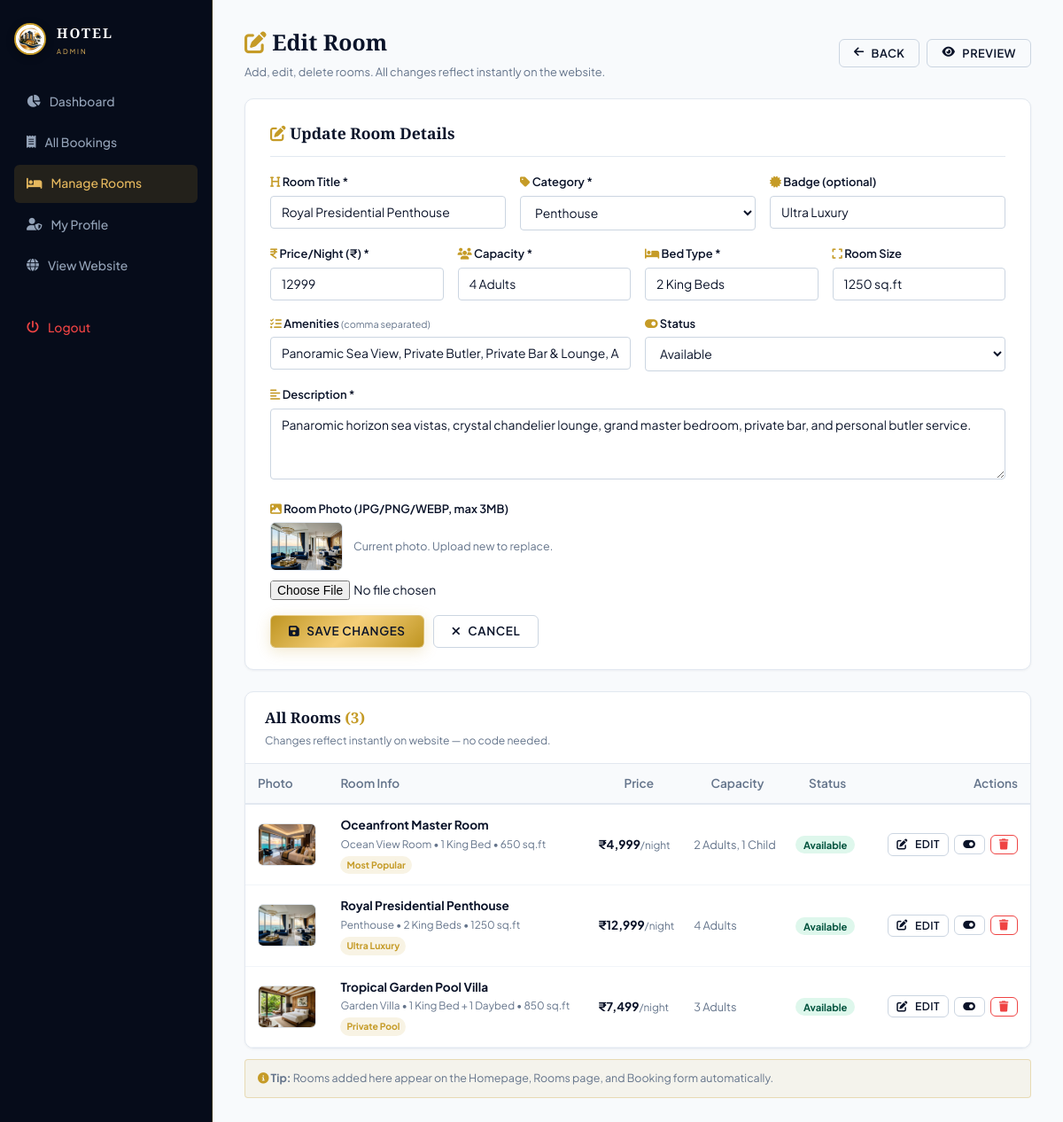
/admin/rooms.php?edit=2 (signed in), run on the app's committed database.
### tables this page shows
CREATE TABLE IF NOT EXISTS `rooms` (
  `id` INT AUTO_INCREMENT PRIMARY KEY,
  `title` VARCHAR(150) NOT NULL,
  `category` VARCHAR(80) NOT NULL,
  `price` INT NOT NULL,
  `badge` VARCHAR(60) DEFAULT NULL,
  `image` VARCHAR(255) NOT NULL,
  `capacity` VARCHAR(60) NOT NULL,
  `bed` VARCHAR(60) NOT NULL,
  `size` VARCHAR(60) NOT NULL,
  `description` TEXT NOT NULL,
  `amenities` TEXT NOT NULL,
  `status` ENUM('Available', 'Booked', 'Maintenance') DEFAULT 'Available',
  `created_at` TIMESTAMP DEFAULT CURRENT_TIMESTAMP
);

### admin/rooms.php (the view, shortened to what this page needs)
<?php
require_once '../config/database.php';
$rooms = $pdo->query("SELECT * FROM `rooms` ORDER BY `id` ASC")->fetchAll();
$edit_room = null;
if (isset($_GET['edit']) && is_numeric($_GET['edit'])) {
    $s = $pdo->prepare("SELECT * FROM `rooms` WHERE `id`=?"); $s->execute([intval($_GET['edit'])]);
    $edit_room = $s->fetch();
    if ($edit_room) {
        $dec = json_decode($edit_room['amenities'], true);
        $edit_room['amenities_str'] = is_array($dec) ? implode(', ', $dec) : $edit_room['amenities'];
    }
}
$show_form = ($edit_room !== null || isset($_GET['add']));
?>
<!DOCTYPE html>
<html lang="en">
<head>
<link rel="stylesheet" href="https://cdnjs.cloudflare.com/ajax/libs/font-awesome/6.5.1/css/all.min.css">
<link rel="stylesheet" href="../assets/css/style.css">
</head>
<body>
<div class="admin-layout">
<aside class="admin-sidebar">
  <div class="brand-logo" style="margin-bottom:30px;">
    <img src="../assets/images/logo.png" alt="Logo" style="width:36px;height:36px;border-radius:50%;border:2px solid var(--color-gold);object-fit:cover;">
    <div><span class="brand-name" style="font-size:0.95rem;letter-spacing:2px;">HOTEL</span><span class="brand-sub" style="font-size:0.48rem;letter-spacing:2px;display:block;">Admin</span></div>
  </div>
  <ul class="admin-nav">
    <li><a href="dashboard.php"><i class="fa-solid fa-chart-pie"></i> Dashboard</a></li>
    <li><a href="bookings.php"><i class="fa-solid fa-receipt"></i> All Bookings</a></li>
    <li><a href="rooms.php" class="active"><i class="fa-solid fa-bed"></i> Manage Rooms</a></li>
    <li><a href="profile.php"><i class="fa-solid fa-user-shield"></i> My Profile</a></li>
    <li><a href="../index.php" target="_blank"><i class="fa-solid fa-globe"></i> View Website</a></li>
    <li style="margin-top:28px;"><a href="logout.php" style="color:#EF4444;"><i class="fa-solid fa-power-off"></i> Logout</a></li>
  </ul>
</aside>
<main class="admin-main">
  <div style="display:flex;justify-content:space-between;align-items:center;margin-bottom:20px;flex-wrap:wrap;gap:10px;">
    <div>
      <h1 style="font-family:var(--font-serif);font-size:1.55rem;color:var(--color-primary);margin-bottom:3px;"><?php echo $edit_room ? '<i class="fa-solid fa-pen-to-square text-gold"></i> Edit Room' : 'Manage Rooms'; ?></h1>
      <p style="color:var(--color-text-muted);font-size:0.8rem;margin:0;">Add, edit, delete rooms. All changes reflect instantly on the website.</p>
    </div>
    <div style="display:flex;gap:8px;">
      <?php if($show_form): ?><a href="rooms.php" class="btn btn-outline-dark btn-sm"><i class="fa-solid fa-arrow-left"></i> Back</a><?php endif; ?>
      <a href="../rooms.php" target="_blank" class="btn btn-outline-dark btn-sm"><i class="fa-solid fa-eye"></i> Preview</a>
    </div>
  </div>
  <?php if($show_form): ?>
  <div class="card" style="padding:24px 28px;margin-bottom:24px;">
    <h2 style="font-family:var(--font-serif);font-size:1.1rem;color:var(--color-primary);margin-bottom:18px;padding-bottom:12px;border-bottom:1px solid #E2E8F0;">
      <i class="fa-solid <?php echo $edit_room?'fa-pen-to-square':'fa-plus-circle'; ?> text-gold"></i>
      <?php echo $edit_room?'Update Room Details':'Add New Room'; ?>
    </h2>
    <form method="POST" action="rooms.php" enctype="multipart/form-data">
      <div class="fg3 fg">
        <div class="fl"><label><i class="fa-solid fa-heading text-gold"></i> Room Title *</label>
          <input type="text" name="title" value="<?php echo htmlspecialchars($edit_room['title']??''); ?>" placeholder="e.g. Oceanfront Master Room" required></div>
        <div class="fl"><label><i class="fa-solid fa-tag text-gold"></i> Category *</label>
          <select name="category">
            <?php foreach(['Ocean View Room','Penthouse','Garden Villa','Deluxe Room','Premium Room','Family Room','Budget Room'] as $c): ?>
              <option value="<?php echo $c; ?>" <?php echo (($edit_room['category']??'') === $c) ? 'selected' : ''; ?>><?php echo $c; ?></option>
            <?php endforeach; ?>
          </select></div>
        <div class="fl"><label><i class="fa-solid fa-certificate text-gold"></i> Badge (optional)</label>
          <input type="text" name="badge" value="<?php echo htmlspecialchars($edit_room['badge']??''); ?>" placeholder="e.g. Most Popular"></div>
      </div>
      <div class="fg4 fg">
        <div class="fl"><label><i class="fa-solid fa-indian-rupee-sign text-gold"></i> Price/Night (&#8377;) *</label>
          <input type="number" name="price" value="<?php echo $edit_room['price']??''; ?>" placeholder="4999" min="100" required></div>
        <div class="fl"><label><i class="fa-solid fa-users text-gold"></i> Capacity *</label>
          <input type="text" name="capacity" value="<?php echo htmlspecialchars($edit_room['capacity']??''); ?>" placeholder="2 Adults, 1 Child" required></div>
        <div class="fl"><label><i class="fa-solid fa-bed text-gold"></i> Bed Type *</label>
          <input type="text" name="bed" value="<?php echo htmlspecialchars($edit_room['bed']??''); ?>" placeholder="1 King Bed" required></div>
        <div class="fl"><label><i class="fa-solid fa-expand text-gold"></i> Room Size</label>
          <input type="text" name="size" value="<?php echo htmlspecialchars($edit_room['size']??''); ?>" placeholder="650 sq.ft"></div>
      </div>
      <div class="fg fg2">
        <div class="fl"><label><i class="fa-solid fa-list-check text-gold"></i> Amenities <small style="color:var(--color-text-muted);font-weight:400;">(comma separated)</small></label>
          <input type="text" name="amenities" value="<?php echo htmlspecialchars($edit_room['amenities_str']??''); ?>" placeholder="Ocean View, Wi-Fi, Breakfast, Jacuzzi"></div>
        <div class="fl"><label><i class="fa-solid fa-toggle-on text-gold"></i> Status</label>
          <select name="status">
            <?php foreach(['Available','Booked','Maintenance'] as $st): ?>
              <option value="<?php echo $st; ?>" <?php echo ($edit_room['status']??'Available')===$st?'selected':''; ?>><?php echo $st; ?></option>
            <?php endforeach; ?>
          </select></div>
      </div>
      <div class="fl fg"><label><i class="fa-solid fa-align-left text-gold"></i> Description *</label>
        <textarea name="description" placeholder="Full room description..." required><?php echo htmlspecialchars($edit_room['description']??''); ?></textarea></div>
      <div class="fl fg"><label><i class="fa-solid fa-image text-gold"></i> Room Photo (JPG/PNG/WEBP, max 3MB)</label>
        <?php if(!empty($edit_room['image'])): ?>
          <div style="margin-bottom:8px;display:flex;align-items:center;gap:12px;">
            <img src="../<?php echo htmlspecialchars($edit_room['image']); ?>" style="height:55px;width:82px;object-fit:cover;border-radius:6px;border:1px solid #E2E8F0;" onerror="this.src='../assets/images/room1.jpg'">
            <span style="font-size:0.78rem;color:var(--color-text-muted);">Current photo. Upload new to replace.</span>
          </div>
        <?php endif; ?>
        <input type="file" name="room_image" accept="image/jpeg,image/png,image/webp" onchange="prevImg(this)" style="border:none;padding:0;">
      </div>
      <div style="display:flex;gap:10px;flex-wrap:wrap;">
        <button type="submit" class="btn btn-gold"><i class="fa-solid fa-floppy-disk"></i> <?php echo $edit_room?'Save Changes':'Add Room'; ?></button>
        <a href="rooms.php" class="btn btn-outline-dark"><i class="fa-solid fa-xmark"></i> Cancel</a>
      </div>
    </form>
  </div>
  <?php endif; ?>
  <div class="card" style="overflow:hidden;">
    <div style="display:flex;justify-content:space-between;align-items:center;padding:16px 22px;border-bottom:1px solid #E2E8F0;">
      <div>
        <h3 style="font-family:var(--font-serif);font-size:1.05rem;color:var(--color-primary);margin-bottom:2px;">
          All Rooms <span style="color:var(--color-gold);">(<?php echo count($rooms); ?>)</span>
        </h3>
        <p style="color:var(--color-text-muted);font-size:0.76rem;margin:0;">Changes reflect instantly on website — no code needed.</p>
      </div>
    </div>
    <?php if(empty($rooms)): ?>
      <div style="padding:50px 20px;text-align:center;color:var(--color-text-muted);">
        <i class="fa-solid fa-bed" style="font-size:2rem;color:var(--color-gold);display:block;margin-bottom:10px;"></i>
        <p style="margin-bottom:14px;font-size:0.9rem;">No rooms added yet.</p>
        <a href="rooms.php?add=1" class="btn btn-gold btn-sm"><i class="fa-solid fa-plus"></i> Add First Room</a>
      </div>
    <?php else: ?>
      <div style="overflow-x:auto;">
        <table style="width:100%;border-collapse:collapse;font-size:0.85rem;">
          <thead>
            <tr style="background:#F8FAFC;border-bottom:2px solid #E2E8F0;color:var(--color-text-muted);">
              <th style="padding:11px 14px;text-align:left;font-weight:600;">Photo</th>
              <th style="padding:11px 8px;text-align:left;font-weight:600;">Room Info</th>
              <th style="padding:11px 8px;font-weight:600;">Price</th>
              <th style="padding:11px 8px;font-weight:600;">Capacity</th>
              <th style="padding:11px 8px;font-weight:600;">Status</th>
              <th style="padding:11px 14px;text-align:right;font-weight:600;">Actions</th>
            </tr>
          </thead>
          <tbody>
            <?php foreach($rooms as $room): ?>
            <tr style="border-bottom:1px solid #F1F5F9;">
              <td style="padding:12px 14px;">
                <img src="../<?php echo htmlspecialchars($room['image']); ?>" alt="<?php echo htmlspecialchars($room['title']); ?>"
                     style="width:66px;height:48px;object-fit:cover;border-radius:6px;border:1px solid #E2E8F0;"
                     onerror="this.src='../assets/images/room1.jpg'">
              </td>
              <td style="padding:12px 8px;">
                <div style="font-weight:700;color:var(--color-primary);"><?php echo htmlspecialchars($room['title']); ?></div>
                <div style="font-size:0.74rem;color:var(--color-text-muted);margin-top:2px;">
                  <?php echo htmlspecialchars($room['category']); ?> &bull; <?php echo htmlspecialchars($room['bed']); ?>
                  <?php if($room['size']): ?>&bull; <?php echo htmlspecialchars($room['size']); ?><?php endif; ?>
                </div>
                <?php if($room['badge']): ?>
                  <span style="font-size:0.65rem;background:rgba(197,155,39,0.12);color:var(--color-gold);padding:2px 7px;border-radius:20px;font-weight:700;display:inline-block;margin-top:3px;"><?php echo htmlspecialchars($room['badge']); ?></span>
                <?php endif; ?>
              </td>
              <td style="padding:12px 8px;font-weight:700;color:var(--color-primary);white-space:nowrap;">&#8377;<?php echo number_format($room['price']); ?><span style="font-weight:400;color:var(--color-text-muted);font-size:0.74rem;">/night</span></td>
              <td style="padding:12px 8px;color:var(--color-text-muted);font-size:0.8rem;"><?php echo htmlspecialchars($room['capacity']); ?></td>
              <td style="padding:12px 8px;">
                <?php $sc=$room['status']==='Available'?'st-a':($room['status']==='Booked'?'st-b':'st-m'); ?>
                <span class="stb <?php echo $sc; ?>"><?php echo $room['status']; ?></span>
              </td>
              <td style="padding:12px 14px;text-align:right;white-space:nowrap;">
                <a href="rooms.php?edit=<?php echo $room['id']; ?>" class="btn btn-outline-dark btn-sm" style="padding:4px 9px;font-size:0.76rem;"><i class="fa-solid fa-pen-to-square"></i> Edit</a>
                <a href="rooms.php?toggle=<?php echo $room['id']; ?>" class="btn btn-outline-dark btn-sm" style="padding:4px 9px;font-size:0.76rem;margin-left:4px;" title="Toggle Status"><i class="fa-solid fa-toggle-<?php echo $room['status']==='Available'?'on':'off'; ?>"></i></a>
                <a href="rooms.php?delete=<?php echo $room['id']; ?>" class="btn btn-outline-dark btn-sm" style="padding:4px 9px;font-size:0.76rem;color:#EF4444;border-color:#EF4444;margin-left:4px;" onclick="return confirm('Delete \'<?php echo addslashes($room['title']); ?>\'? Cannot be undone.')"><i class="fa-solid fa-trash"></i></a>
              </td>
            </tr>
            <?php endforeach; ?>
          </tbody>
        </table>
      </div>
    <?php endif; ?>
  </div>
  <p style="font-size:0.78rem;color:var(--color-text-muted);margin-top:12px;padding:11px 14px;background:rgba(197,155,39,0.07);border:1px solid var(--color-border-gold);border-radius:var(--radius-xs);">
    <i class="fa-solid fa-circle-info text-gold"></i>
    <strong>Tip:</strong> Rooms added here appear on the Homepage, Rooms page, and Booking form automatically.
  </p>
</main>
</div>
</body>
</html>

### assets/css/style.css (style rules this page uses)
:root { --color-primary: #0A1329; --color-primary-light: #142347; --color-primary-dark: #060C1A; --color-primary-surface: #0E1A38; --color-gold: #C59B27; --color-gold-light: #E5B85E; --color-gold-hover: #D8A834; --color-gold-muted: rgba(197, 155, 39, 0.15); --color-gold-glow: rgba(197, 155, 39, 0.22); --color-gold-gradient: linear-gradient(135deg, #BF9522 0%, #F5CF78 50%, #BF9522 100%); --color-navy-gradient: linear-gradient(160deg, #0A1329 0%, #102142 50%, #060C1A 100%); --color-bg-light: #F8FAFC; --color-surface: #FFFFFF; --color-surface-muted: #F1F5F9; --color-text-dark: #0F172A; --color-text-muted: #64748B; --color-text-light: #F8FAFC; --color-border: #E2E8F0; --color-border-gold: rgba(197, 155, 39, 0.28); --font-serif: 'Cinzel', 'Playfair Display', serif; --font-sans: 'Plus Jakarta Sans', -apple-system, BlinkMacSystemFont, 'Segoe UI', Roboto, sans-serif; --shadow-sm: 0 1px 3px rgba(10, 19, 41, 0.05); --shadow-md: 0 4px 16px rgba(10, 19, 41, 0.07); --shadow-lg: 0 12px 32px rgba(10, 19, 41, 0.1); --shadow-gold: 0 4px 16px rgba(197, 155, 39, 0.22); --radius-xs: 4px; --radius-sm: 6px; --radius-md: 10px; --radius-lg: 16px; --radius-full: 9999px; --transition: all 0.25s cubic-bezier(0.2, 0.8, 0.2, 1); }
*, *::before, *::after { box-sizing: border-box; margin: 0; padding: 0; }
html { scroll-behavior: smooth; font-size: 16px; }
body { font-family: var(--font-sans); background-color: var(--color-bg-light); color: var(--color-text-dark); line-height: 1.6; overflow-x: hidden; -webkit-font-smoothing: antialiased; }
img { max-width: 100%; height: auto; display: block; }
a { text-decoration: none; color: inherit; transition: var(--transition); }
ul { list-style: none; }
button, input, select, textarea { font-family: inherit; font-size: 0.92rem; border: none; outline: none; }
.text-gold { color: var(--color-gold); }
.btn { display: inline-flex; align-items: center; justify-content: center; gap: 8px; padding: 9px 20px; font-weight: 600; font-size: 0.84rem; border-radius: var(--radius-sm); cursor: pointer; transition: var(--transition); text-transform: uppercase; letter-spacing: 0.6px; white-space: nowrap; line-height: 1.25; }
.btn-sm { padding: 7px 16px; font-size: 0.8rem; letter-spacing: 0.5px; }
.btn-gold { background: var(--color-gold-gradient); color: #0A1329; border: 1px solid rgba(255, 255, 255, 0.35); box-shadow: var(--shadow-gold); }
.btn-outline-dark { background: transparent; color: var(--color-primary); border: 1px solid #CBD5E1; }
.brand-logo { display: flex; align-items: center; gap: 12px; flex-shrink: 0; }
.brand-logo img { width: 46px; height: 46px; border-radius: 50%; object-fit: cover; border: 1.5px solid var(--color-gold); box-shadow: 0 2px 8px rgba(0, 0, 0, 0.35); background: #FFFFFF; }
.brand-name { font-family: var(--font-serif); font-size: 1.35rem; font-weight: 700; letter-spacing: 2px; color: #FFFFFF; line-height: 1.1; white-space: nowrap; }
.brand-sub { display: block; font-family: var(--font-sans); font-size: 0.62rem; letter-spacing: 2.2px; color: var(--color-gold-light); text-transform: uppercase; margin-top: 2px; white-space: nowrap; }

### data on the page
rooms: title "Royal Presidential Penthouse", category "Penthouse", badge "Ultra Luxury", price "12999", capacity "4 Adults", bed "2 King Beds", size "1250 sq.ft", status "Available", description "Panaromic horizon sea vistas, crystal chandelier lounge, grand master bedroom, private bar, and personal butler service.", image (picture), price "12,999"
rooms: image (picture), title "Oceanfront Master Room", category "Ocean View Room", bed "1 King Bed", size "650 sq.ft", badge "Most Popular", price "4,999", capacity "2 Adults, 1 Child", status "Available"
rooms: image (picture), title "Tropical Garden Pool Villa", category "Garden Villa", bed "1 King Bed + 1 Daybed", size "850 sq.ft", badge "Private Pool", price "7,499", capacity "3 Adults", status "Available"

### other printed values
count($rooms) "3"
